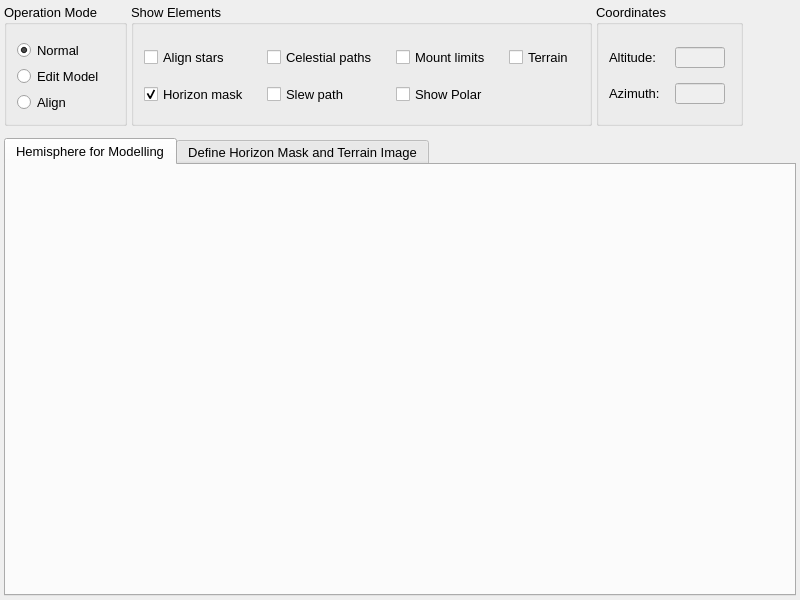
<?xml version="1.0" encoding="UTF-8"?>
<ui version="4.0">
 <class>HemisphereDialog</class>
 <widget class="QWidget" name="HemisphereDialog">
  <property name="geometry">
   <rect>
    <x>0</x>
    <y>0</y>
    <width>800</width>
    <height>600</height>
   </rect>
  </property>
  <property name="sizePolicy">
   <sizepolicy hsizetype="Preferred" vsizetype="Preferred">
    <horstretch>0</horstretch>
    <verstretch>0</verstretch>
   </sizepolicy>
  </property>
  <property name="minimumSize">
   <size>
    <width>800</width>
    <height>600</height>
   </size>
  </property>
  <property name="maximumSize">
   <size>
    <width>1600</width>
    <height>1200</height>
   </size>
  </property>
  <property name="sizeIncrement">
   <size>
    <width>10</width>
    <height>10</height>
   </size>
  </property>
  <property name="baseSize">
   <size>
    <width>10</width>
    <height>10</height>
   </size>
  </property>
  <property name="font">
   <font>
    <pointsize>10</pointsize>
   </font>
  </property>
  <property name="windowTitle">
   <string>Hemisphere</string>
  </property>
  <layout class="QVBoxLayout" name="verticalLayout" stretch="0,0">
   <property name="spacing">
    <number>12</number>
   </property>
   <property name="leftMargin">
    <number>4</number>
   </property>
   <property name="topMargin">
    <number>4</number>
   </property>
   <property name="rightMargin">
    <number>4</number>
   </property>
   <property name="bottomMargin">
    <number>4</number>
   </property>
   <item>
    <layout class="QHBoxLayout" name="horizontalLayout" stretch="0,0,0,1">
     <property name="spacing">
      <number>4</number>
     </property>
     <property name="leftMargin">
      <number>0</number>
     </property>
     <property name="topMargin">
      <number>0</number>
     </property>
     <property name="rightMargin">
      <number>0</number>
     </property>
     <property name="bottomMargin">
      <number>0</number>
     </property>
     <item>
      <widget class="QGroupBox" name="groupBox">
       <property name="minimumSize">
        <size>
         <width>120</width>
         <height>0</height>
        </size>
       </property>
       <property name="title">
        <string>Operation Mode</string>
       </property>
       <property name="large" stdset="0">
        <bool>true</bool>
       </property>
       <layout class="QGridLayout" name="gridLayout_7">
        <property name="leftMargin">
         <number>10</number>
        </property>
        <property name="topMargin">
         <number>15</number>
        </property>
        <property name="rightMargin">
         <number>15</number>
        </property>
        <property name="bottomMargin">
         <number>10</number>
        </property>
        <property name="horizontalSpacing">
         <number>15</number>
        </property>
        <property name="verticalSpacing">
         <number>5</number>
        </property>
        <item row="0" column="0">
         <widget class="QRadioButton" name="normalModeHem">
          <property name="minimumSize">
           <size>
            <width>0</width>
            <height>21</height>
           </size>
          </property>
          <property name="maximumSize">
           <size>
            <width>16777215</width>
            <height>20</height>
           </size>
          </property>
          <property name="font">
           <font>
            <pointsize>10</pointsize>
           </font>
          </property>
          <property name="toolTip">
           <string>Switching the hemisphere window to normal working mode.</string>
          </property>
          <property name="text">
           <string>Normal</string>
          </property>
          <property name="checked">
           <bool>true</bool>
          </property>
         </widget>
        </item>
        <item row="1" column="0">
         <widget class="QRadioButton" name="editModeHem">
          <property name="minimumSize">
           <size>
            <width>0</width>
            <height>21</height>
           </size>
          </property>
          <property name="maximumSize">
           <size>
            <width>16777215</width>
            <height>20</height>
           </size>
          </property>
          <property name="font">
           <font>
            <pointsize>10</pointsize>
           </font>
          </property>
          <property name="toolTip">
           <string>Enabling the edit mode for model build points.</string>
          </property>
          <property name="text">
           <string>Edit Model</string>
          </property>
         </widget>
        </item>
        <item row="2" column="0">
         <widget class="QRadioButton" name="alignmentModeHem">
          <property name="enabled">
           <bool>true</bool>
          </property>
          <property name="minimumSize">
           <size>
            <width>0</width>
            <height>21</height>
           </size>
          </property>
          <property name="maximumSize">
           <size>
            <width>16777215</width>
            <height>20</height>
           </size>
          </property>
          <property name="font">
           <font>
            <pointsize>10</pointsize>
           </font>
          </property>
          <property name="toolTip">
           <string>Enabling the polar or ortho align procedure. For starting the procedure, enable align stars and choose a polar align star with left mouse click and a ortho align star with right mouse click.</string>
          </property>
          <property name="text">
           <string>Align</string>
          </property>
         </widget>
        </item>
       </layout>
      </widget>
     </item>
     <item>
      <widget class="QGroupBox" name="groupBox_3">
       <property name="toolTip">
        <string>Showing different elements on the hemisphere diagram.</string>
       </property>
       <property name="title">
        <string>Show Elements</string>
       </property>
       <property name="large" stdset="0">
        <bool>true</bool>
       </property>
       <layout class="QGridLayout" name="gridLayout">
        <property name="leftMargin">
         <number>10</number>
        </property>
        <property name="topMargin">
         <number>15</number>
        </property>
        <property name="rightMargin">
         <number>15</number>
        </property>
        <property name="bottomMargin">
         <number>10</number>
        </property>
        <property name="horizontalSpacing">
         <number>15</number>
        </property>
        <property name="verticalSpacing">
         <number>10</number>
        </property>
        <item row="0" column="1">
         <widget class="QCheckBox" name="showCelestial">
          <property name="minimumSize">
           <size>
            <width>0</width>
            <height>20</height>
           </size>
          </property>
          <property name="maximumSize">
           <size>
            <width>16777215</width>
            <height>20</height>
           </size>
          </property>
          <property name="font">
           <font>
            <pointsize>10</pointsize>
           </font>
          </property>
          <property name="text">
           <string>Celestial paths </string>
          </property>
         </widget>
        </item>
        <item row="0" column="2">
         <widget class="QCheckBox" name="showMountLimits">
          <property name="minimumSize">
           <size>
            <width>0</width>
            <height>20</height>
           </size>
          </property>
          <property name="maximumSize">
           <size>
            <width>16777215</width>
            <height>20</height>
           </size>
          </property>
          <property name="font">
           <font>
            <pointsize>10</pointsize>
           </font>
          </property>
          <property name="text">
           <string>Mount limits </string>
          </property>
         </widget>
        </item>
        <item row="0" column="0">
         <widget class="QCheckBox" name="showAlignStar">
          <property name="minimumSize">
           <size>
            <width>0</width>
            <height>20</height>
           </size>
          </property>
          <property name="maximumSize">
           <size>
            <width>16777215</width>
            <height>20</height>
           </size>
          </property>
          <property name="font">
           <font>
            <pointsize>10</pointsize>
           </font>
          </property>
          <property name="text">
           <string>Align stars </string>
          </property>
         </widget>
        </item>
        <item row="1" column="2">
         <widget class="QCheckBox" name="showPolar">
          <property name="enabled">
           <bool>true</bool>
          </property>
          <property name="minimumSize">
           <size>
            <width>0</width>
            <height>20</height>
           </size>
          </property>
          <property name="maximumSize">
           <size>
            <width>16777215</width>
            <height>20</height>
           </size>
          </property>
          <property name="text">
           <string>Show Polar</string>
          </property>
         </widget>
        </item>
        <item row="1" column="1">
         <widget class="QCheckBox" name="showSlewPath">
          <property name="minimumSize">
           <size>
            <width>0</width>
            <height>20</height>
           </size>
          </property>
          <property name="maximumSize">
           <size>
            <width>16777215</width>
            <height>20</height>
           </size>
          </property>
          <property name="font">
           <font>
            <pointsize>10</pointsize>
           </font>
          </property>
          <property name="text">
           <string>Slew path </string>
          </property>
         </widget>
        </item>
        <item row="0" column="3">
         <widget class="QCheckBox" name="showTerrain">
          <property name="minimumSize">
           <size>
            <width>0</width>
            <height>20</height>
           </size>
          </property>
          <property name="maximumSize">
           <size>
            <width>16777215</width>
            <height>20</height>
           </size>
          </property>
          <property name="font">
           <font>
            <pointsize>10</pointsize>
           </font>
          </property>
          <property name="toolTip">
           <string>Enabling the edit mode for model build points.</string>
          </property>
          <property name="text">
           <string>Terrain</string>
          </property>
         </widget>
        </item>
        <item row="1" column="0">
         <widget class="QCheckBox" name="showHorizon">
          <property name="minimumSize">
           <size>
            <width>0</width>
            <height>20</height>
           </size>
          </property>
          <property name="maximumSize">
           <size>
            <width>16777215</width>
            <height>20</height>
           </size>
          </property>
          <property name="font">
           <font>
            <pointsize>10</pointsize>
           </font>
          </property>
          <property name="toolTip">
           <string>&lt;html&gt;&lt;head/&gt;&lt;body&gt;&lt;p&gt;Use horizon mask file in hemisphere window.&lt;/p&gt;&lt;/body&gt;&lt;/html&gt;</string>
          </property>
          <property name="text">
           <string>Horizon mask </string>
          </property>
          <property name="checked">
           <bool>true</bool>
          </property>
         </widget>
        </item>
       </layout>
      </widget>
     </item>
     <item>
      <widget class="QGroupBox" name="operationMode">
       <property name="title">
        <string>Coordinates</string>
       </property>
       <property name="large" stdset="0">
        <bool>true</bool>
       </property>
       <layout class="QGridLayout" name="gridLayout_2">
        <property name="leftMargin">
         <number>10</number>
        </property>
        <property name="topMargin">
         <number>15</number>
        </property>
        <property name="rightMargin">
         <number>15</number>
        </property>
        <property name="bottomMargin">
         <number>10</number>
        </property>
        <property name="horizontalSpacing">
         <number>15</number>
        </property>
        <property name="verticalSpacing">
         <number>8</number>
        </property>
        <item row="0" column="0">
         <widget class="QLabel" name="label">
          <property name="sizePolicy">
           <sizepolicy hsizetype="Expanding" vsizetype="Preferred">
            <horstretch>0</horstretch>
            <verstretch>0</verstretch>
           </sizepolicy>
          </property>
          <property name="minimumSize">
           <size>
            <width>50</width>
            <height>21</height>
           </size>
          </property>
          <property name="maximumSize">
           <size>
            <width>16777215</width>
            <height>16777215</height>
           </size>
          </property>
          <property name="font">
           <font>
            <pointsize>10</pointsize>
           </font>
          </property>
          <property name="text">
           <string>Altitude:</string>
          </property>
         </widget>
        </item>
        <item row="3" column="1">
         <widget class="QLineEdit" name="azimuth">
          <property name="enabled">
           <bool>false</bool>
          </property>
          <property name="sizePolicy">
           <sizepolicy hsizetype="Preferred" vsizetype="Fixed">
            <horstretch>0</horstretch>
            <verstretch>0</verstretch>
           </sizepolicy>
          </property>
          <property name="minimumSize">
           <size>
            <width>0</width>
            <height>21</height>
           </size>
          </property>
          <property name="maximumSize">
           <size>
            <width>50</width>
            <height>20</height>
           </size>
          </property>
          <property name="alignment">
           <set>Qt::AlignRight|Qt::AlignTrailing|Qt::AlignVCenter</set>
          </property>
         </widget>
        </item>
        <item row="0" column="1">
         <widget class="QLineEdit" name="altitude">
          <property name="enabled">
           <bool>false</bool>
          </property>
          <property name="sizePolicy">
           <sizepolicy hsizetype="Preferred" vsizetype="Fixed">
            <horstretch>0</horstretch>
            <verstretch>0</verstretch>
           </sizepolicy>
          </property>
          <property name="minimumSize">
           <size>
            <width>0</width>
            <height>21</height>
           </size>
          </property>
          <property name="maximumSize">
           <size>
            <width>50</width>
            <height>20</height>
           </size>
          </property>
          <property name="alignment">
           <set>Qt::AlignRight|Qt::AlignTrailing|Qt::AlignVCenter</set>
          </property>
         </widget>
        </item>
        <item row="3" column="0">
         <widget class="QLabel" name="label_2">
          <property name="sizePolicy">
           <sizepolicy hsizetype="Expanding" vsizetype="Preferred">
            <horstretch>0</horstretch>
            <verstretch>0</verstretch>
           </sizepolicy>
          </property>
          <property name="minimumSize">
           <size>
            <width>50</width>
            <height>21</height>
           </size>
          </property>
          <property name="maximumSize">
           <size>
            <width>16777215</width>
            <height>16777215</height>
           </size>
          </property>
          <property name="font">
           <font>
            <pointsize>10</pointsize>
           </font>
          </property>
          <property name="text">
           <string>Azimuth:</string>
          </property>
         </widget>
        </item>
       </layout>
      </widget>
     </item>
     <item>
      <spacer name="horizontalSpacer">
       <property name="orientation">
        <enum>Qt::Horizontal</enum>
       </property>
       <property name="sizeHint" stdset="0">
        <size>
         <width>40</width>
         <height>20</height>
        </size>
       </property>
      </spacer>
     </item>
    </layout>
   </item>
   <item>
    <widget class="QTabWidget" name="tabWidget">
     <property name="currentIndex">
      <number>0</number>
     </property>
     <widget class="QWidget" name="HemisphereTab">
      <attribute name="title">
       <string>Hemisphere for Modelling</string>
      </attribute>
      <layout class="QGridLayout" name="gridLayout_4" columnstretch="0">
       <property name="leftMargin">
        <number>8</number>
       </property>
       <property name="topMargin">
        <number>12</number>
       </property>
       <property name="rightMargin">
        <number>8</number>
       </property>
       <property name="bottomMargin">
        <number>8</number>
       </property>
       <property name="spacing">
        <number>4</number>
       </property>
       <item row="0" column="0" rowspan="2">
        <widget class="PlotBase" name="hemisphere" native="true"/>
       </item>
      </layout>
     </widget>
     <widget class="QWidget" name="HorizonTab">
      <attribute name="title">
       <string>Define Horizon Mask and Terrain Image</string>
      </attribute>
      <layout class="QGridLayout" name="gridLayout_5">
       <property name="leftMargin">
        <number>8</number>
       </property>
       <property name="topMargin">
        <number>12</number>
       </property>
       <property name="rightMargin">
        <number>8</number>
       </property>
       <property name="bottomMargin">
        <number>8</number>
       </property>
       <property name="spacing">
        <number>4</number>
       </property>
       <item row="2" column="0">
        <widget class="QGroupBox" name="terrainImageGroup">
         <property name="minimumSize">
          <size>
           <width>120</width>
           <height>0</height>
          </size>
         </property>
         <property name="maximumSize">
          <size>
           <width>120</width>
           <height>16777215</height>
          </size>
         </property>
         <property name="title">
          <string>Terrain Image</string>
         </property>
         <property name="large" stdset="0">
          <bool>true</bool>
         </property>
         <layout class="QGridLayout" name="gridLayout_6">
          <property name="leftMargin">
           <number>5</number>
          </property>
          <property name="topMargin">
           <number>15</number>
          </property>
          <property name="rightMargin">
           <number>5</number>
          </property>
          <property name="bottomMargin">
           <number>5</number>
          </property>
          <property name="spacing">
           <number>5</number>
          </property>
          <item row="2" column="1">
           <widget class="QDoubleSpinBox" name="terrainAlpha">
            <property name="minimumSize">
             <size>
              <width>0</width>
              <height>21</height>
             </size>
            </property>
            <property name="maximumSize">
             <size>
              <width>16777215</width>
              <height>20</height>
             </size>
            </property>
            <property name="decimals">
             <number>1</number>
            </property>
            <property name="maximum">
             <double>1.000000000000000</double>
            </property>
            <property name="singleStep">
             <double>0.100000000000000</double>
            </property>
            <property name="value">
             <double>0.300000000000000</double>
            </property>
           </widget>
          </item>
          <item row="2" column="0">
           <widget class="QLabel" name="label_4">
            <property name="minimumSize">
             <size>
              <width>0</width>
              <height>21</height>
             </size>
            </property>
            <property name="text">
             <string>Alpha</string>
            </property>
           </widget>
          </item>
          <item row="0" column="1">
           <widget class="QDoubleSpinBox" name="azimuthShift">
            <property name="minimumSize">
             <size>
              <width>40</width>
              <height>21</height>
             </size>
            </property>
            <property name="maximumSize">
             <size>
              <width>16777215</width>
              <height>20</height>
             </size>
            </property>
            <property name="decimals">
             <number>0</number>
            </property>
            <property name="maximum">
             <double>359.000000000000000</double>
            </property>
            <property name="singleStep">
             <double>5.000000000000000</double>
            </property>
           </widget>
          </item>
          <item row="1" column="0">
           <widget class="QLabel" name="label_6">
            <property name="minimumSize">
             <size>
              <width>0</width>
              <height>21</height>
             </size>
            </property>
            <property name="text">
             <string>Altitude</string>
            </property>
           </widget>
          </item>
          <item row="0" column="0">
           <widget class="QLabel" name="label_3">
            <property name="minimumSize">
             <size>
              <width>60</width>
              <height>21</height>
             </size>
            </property>
            <property name="text">
             <string>Azimuth</string>
            </property>
           </widget>
          </item>
          <item row="1" column="1">
           <widget class="QDoubleSpinBox" name="altitudeShift">
            <property name="minimumSize">
             <size>
              <width>0</width>
              <height>21</height>
             </size>
            </property>
            <property name="maximumSize">
             <size>
              <width>16777215</width>
              <height>20</height>
             </size>
            </property>
            <property name="decimals">
             <number>0</number>
            </property>
            <property name="minimum">
             <double>-30.000000000000000</double>
            </property>
            <property name="maximum">
             <double>30.000000000000000</double>
            </property>
           </widget>
          </item>
         </layout>
        </widget>
       </item>
       <item row="3" column="0">
        <spacer name="verticalSpacer">
         <property name="orientation">
          <enum>Qt::Vertical</enum>
         </property>
         <property name="sizeHint" stdset="0">
          <size>
           <width>20</width>
           <height>40</height>
          </size>
         </property>
        </spacer>
       </item>
       <item row="0" column="0">
        <widget class="QGroupBox" name="groupBox_4">
         <property name="minimumSize">
          <size>
           <width>120</width>
           <height>0</height>
          </size>
         </property>
         <property name="maximumSize">
          <size>
           <width>120</width>
           <height>16777215</height>
          </size>
         </property>
         <property name="title">
          <string>Horizon Positions</string>
         </property>
         <property name="large" stdset="0">
          <bool>true</bool>
         </property>
         <layout class="QVBoxLayout" name="verticalLayout_2">
          <property name="leftMargin">
           <number>5</number>
          </property>
          <property name="topMargin">
           <number>15</number>
          </property>
          <property name="rightMargin">
           <number>5</number>
          </property>
          <property name="bottomMargin">
           <number>5</number>
          </property>
          <item>
           <widget class="QRadioButton" name="normalModeHor">
            <property name="minimumSize">
             <size>
              <width>0</width>
              <height>21</height>
             </size>
            </property>
            <property name="maximumSize">
             <size>
              <width>16777215</width>
              <height>20</height>
             </size>
            </property>
            <property name="font">
             <font>
              <pointsize>10</pointsize>
             </font>
            </property>
            <property name="toolTip">
             <string>Switching the hemisphere window to normal working mode.</string>
            </property>
            <property name="text">
             <string>Normal</string>
            </property>
            <property name="checked">
             <bool>true</bool>
            </property>
           </widget>
          </item>
          <item>
           <widget class="QRadioButton" name="editModeHor">
            <property name="minimumSize">
             <size>
              <width>0</width>
              <height>21</height>
             </size>
            </property>
            <property name="maximumSize">
             <size>
              <width>16777215</width>
              <height>20</height>
             </size>
            </property>
            <property name="font">
             <font>
              <pointsize>10</pointsize>
             </font>
            </property>
            <property name="toolTip">
             <string>Enabling the edit mode for model build points.</string>
            </property>
            <property name="text">
             <string>Edit Model</string>
            </property>
           </widget>
          </item>
          <item>
           <widget class="QPushButton" name="addPositionToHorizon">
            <property name="enabled">
             <bool>false</bool>
            </property>
            <property name="sizePolicy">
             <sizepolicy hsizetype="Preferred" vsizetype="Fixed">
              <horstretch>0</horstretch>
              <verstretch>0</verstretch>
             </sizepolicy>
            </property>
            <property name="minimumSize">
             <size>
              <width>0</width>
              <height>21</height>
             </size>
            </property>
            <property name="maximumSize">
             <size>
              <width>16777215</width>
              <height>20</height>
             </size>
            </property>
            <property name="toolTip">
             <string>&lt;html&gt;&lt;head/&gt;&lt;body&gt;&lt;p&gt;Add actual telescope position (Alt/Az) as point to the horizon.&lt;/p&gt;&lt;/body&gt;&lt;/html&gt;</string>
            </property>
            <property name="text">
             <string>Add actual pos</string>
            </property>
           </widget>
          </item>
         </layout>
        </widget>
       </item>
       <item row="1" column="0">
        <widget class="QGroupBox" name="horizonFileGroup">
         <property name="minimumSize">
          <size>
           <width>120</width>
           <height>0</height>
          </size>
         </property>
         <property name="maximumSize">
          <size>
           <width>120</width>
           <height>16777215</height>
          </size>
         </property>
         <property name="title">
          <string>Mask File</string>
         </property>
         <property name="large" stdset="0">
          <bool>true</bool>
         </property>
         <layout class="QVBoxLayout" name="verticalLayout_3">
          <property name="spacing">
           <number>5</number>
          </property>
          <property name="leftMargin">
           <number>5</number>
          </property>
          <property name="topMargin">
           <number>15</number>
          </property>
          <property name="rightMargin">
           <number>5</number>
          </property>
          <property name="bottomMargin">
           <number>5</number>
          </property>
          <item>
           <widget class="QPushButton" name="loadHorizonMask">
            <property name="minimumSize">
             <size>
              <width>0</width>
              <height>21</height>
             </size>
            </property>
            <property name="text">
             <string>Load</string>
            </property>
           </widget>
          </item>
          <item>
           <widget class="QPushButton" name="saveHorizonMask">
            <property name="minimumSize">
             <size>
              <width>0</width>
              <height>21</height>
             </size>
            </property>
            <property name="text">
             <string>Save</string>
            </property>
           </widget>
          </item>
          <item>
           <widget class="QPushButton" name="saveHorizonMaskAs">
            <property name="minimumSize">
             <size>
              <width>0</width>
              <height>21</height>
             </size>
            </property>
            <property name="text">
             <string>Save as</string>
            </property>
           </widget>
          </item>
          <item>
           <widget class="QPushButton" name="clearHorizonMask">
            <property name="minimumSize">
             <size>
              <width>0</width>
              <height>21</height>
             </size>
            </property>
            <property name="text">
             <string>Clear </string>
            </property>
           </widget>
          </item>
          <item>
           <widget class="QLineEdit" name="horizonMaskFileName">
            <property name="minimumSize">
             <size>
              <width>0</width>
              <height>21</height>
             </size>
            </property>
           </widget>
          </item>
         </layout>
        </widget>
       </item>
       <item row="0" column="1" rowspan="4">
        <widget class="PlotBase" name="horizon" native="true"/>
       </item>
      </layout>
     </widget>
    </widget>
   </item>
  </layout>
 </widget>
 <customwidgets>
  <customwidget>
   <class>PlotBase</class>
   <extends>QWidget</extends>
   <header>gui.utilities.tools4pyqtgraph</header>
   <container>1</container>
  </customwidget>
 </customwidgets>
 <resources/>
 <connections/>
 <designerdata>
  <property name="gridDeltaX">
   <number>5</number>
  </property>
  <property name="gridDeltaY">
   <number>5</number>
  </property>
  <property name="gridSnapX">
   <bool>true</bool>
  </property>
  <property name="gridSnapY">
   <bool>true</bool>
  </property>
  <property name="gridVisible">
   <bool>true</bool>
  </property>
 </designerdata>
</ui>
